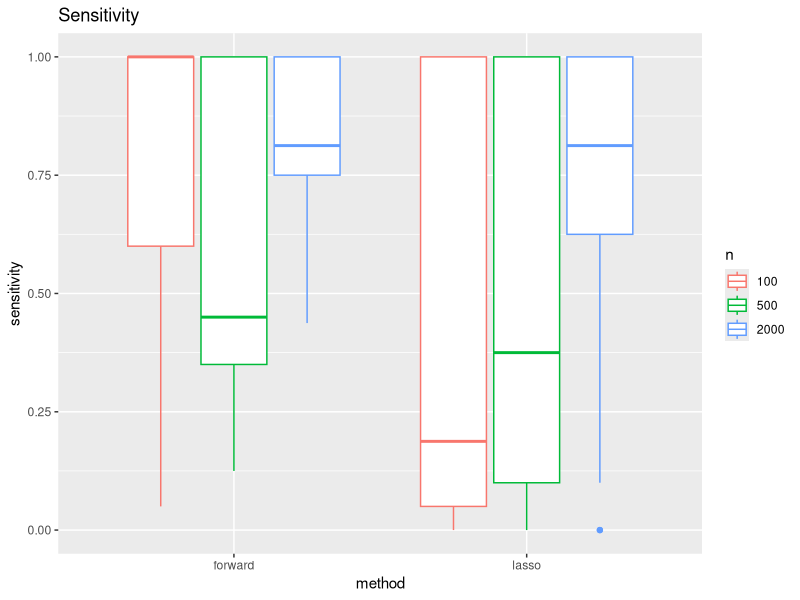
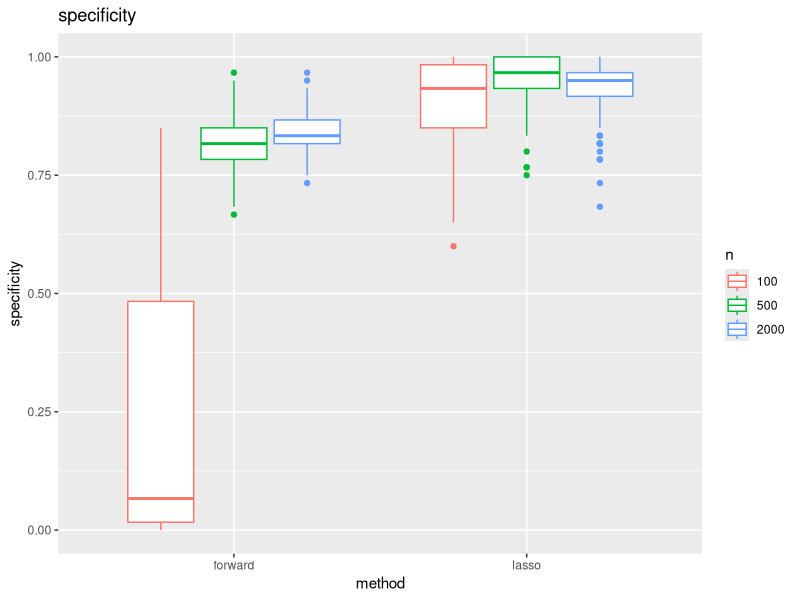
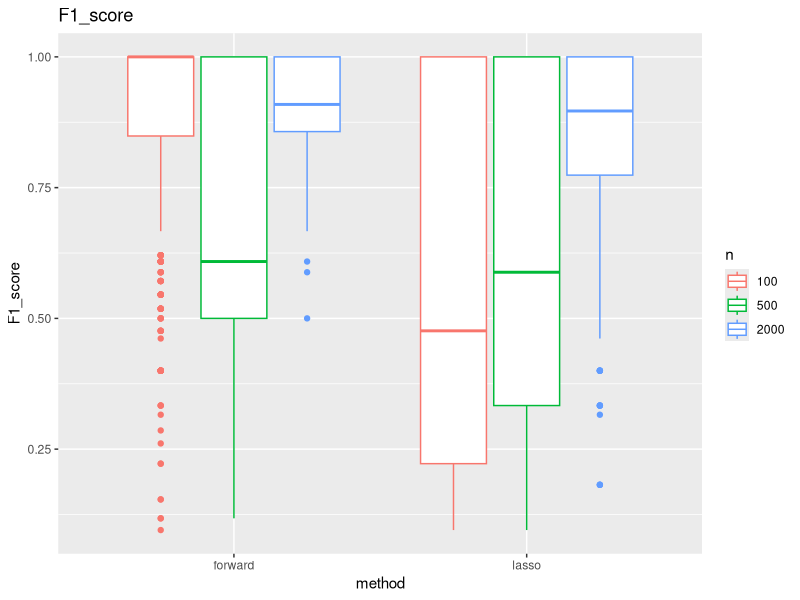
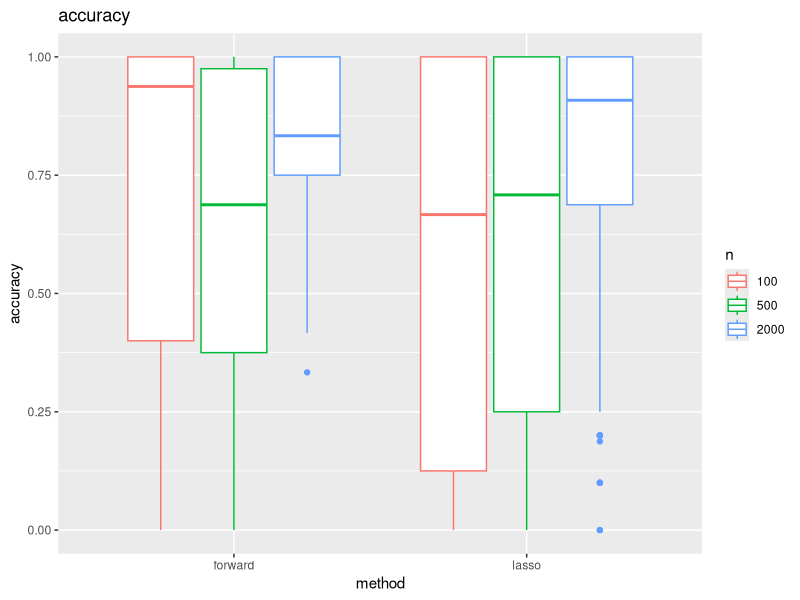
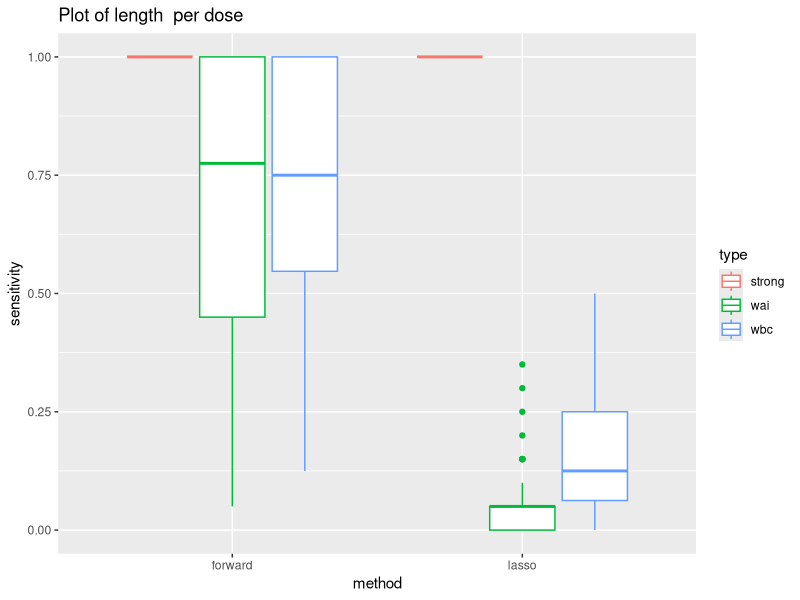
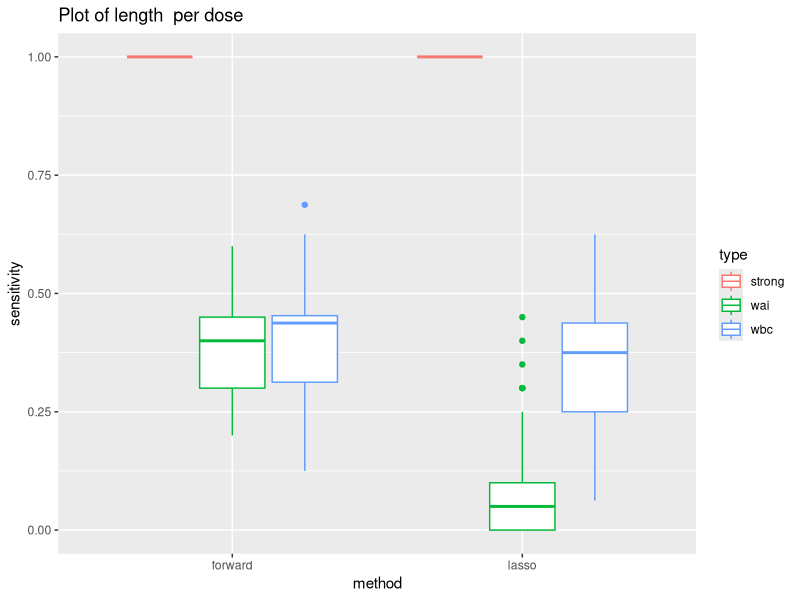
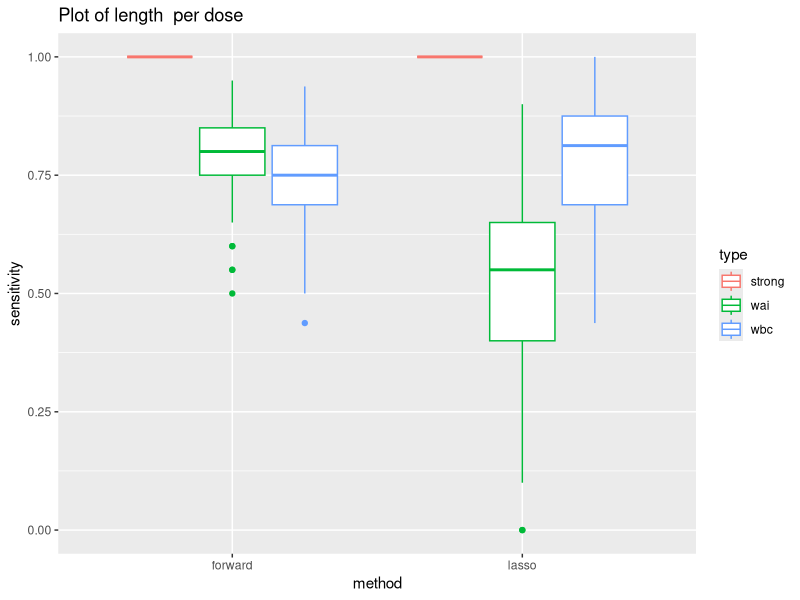
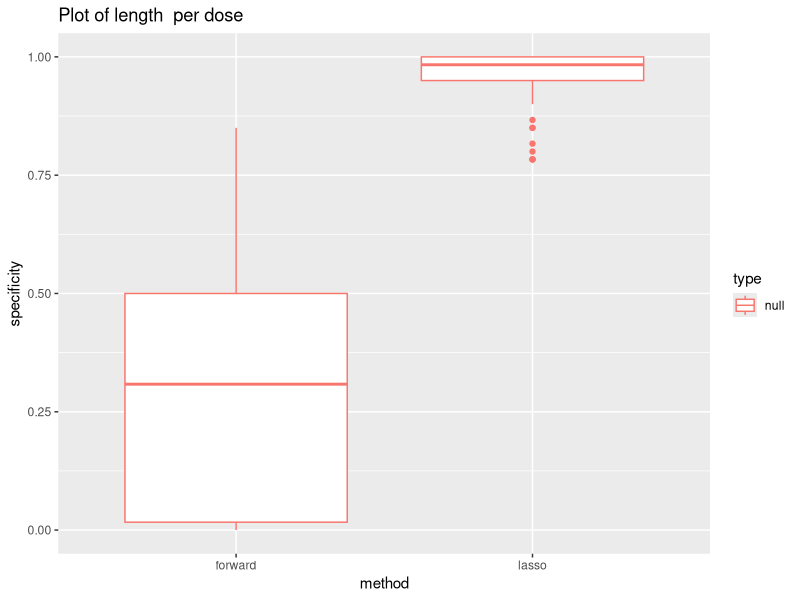

Generate these figures, in order, with R: (Note: this script raises an error after producing the figures.)
## ---- chunk 1
knitr::opts_chunk$set(echo = TRUE)
library(tidyverse)
## ---- chunk 2
# Load parameter data
param_1 = read_csv("parameter_estimate.csv")
param_2 = read_csv("parameter_estimate2.csv")
param_estimate = rbind(param_1, param_2)


# Output identification table
fit_identify_result = 
  param_estimate %>% 
    mutate(
      n = factor(n),
      ratio = factor(ratio),
      notnull = ifelse(type == "null", 0, 1),
      notnull_est = ifelse(abs(estimate) > 0, 1, 0),
      identify =
        case_when(
          notnull == 1 & notnull_est == 1 ~ "TP",
          notnull == 1 & notnull_est == 0 ~ "FN",
          notnull == 0 & notnull_est == 1 ~ "FP",
          notnull == 0 & notnull_est == 0 ~ "TN"
        )
    ) %>% 
    group_by(sim_time, n, p, ratio, method, type) %>% 
    summarize(
      sensitivity = sum(identify == "TP")/(sum(identify == "TP") + sum(identify == "FN")),
      specificity = sum(identify == "TN")/(sum(identify == "TN") + sum(identify == "FP")),
      precision = sum(identify == "TP")/(sum(identify == "TP") + sum(identify == "FP")),
      accuracy = (sum(identify == "TP") + sum(identify == "TN")) /
        (sum(identify == "TP") + sum(identify == "FP") + sum(identify == "TN") + sum(identify == "FN")),
      F1_score = 2 * precision * sensitivity / (precision + sensitivity)
    )

# set beta for first kind of ratio
p = 100
ratio = c(1, 4, 5)
ps = floor(0.4*p*ratio[1]/sum(ratio))
pwbc = floor(0.4*p*ratio[2]/sum(ratio))
pwai = floor(0.4*p*ratio[3]/sum(ratio))
beta = c(rep(20, ps), rep(0.5, pwbc + pwai), rep(0, p - ps - pwbc - pwai))
# Output beta estimation table
fit_beta_result_ratio1 = 
  param_1 %>% 
    mutate(
      n = factor(n),
      ratio = factor(ratio),
      se = (estimate - beta[num])^2
    ) %>% 
    group_by(sim_time, n, p, ratio, method) %>% 
    summarize(
      MSE = mean(se)
    )

# set beta for second kind of ratio
p = 100
ratio = c(3, 3, 4)
ps = floor(0.4*p*ratio[1]/sum(ratio))
pwbc = floor(0.4*p*ratio[2]/sum(ratio))
pwai = floor(0.4*p*ratio[3]/sum(ratio))
beta = c(rep(20, ps), rep(0.5, pwbc + pwai), rep(0, p - ps - pwbc - pwai))
# Output beta estimation table
fit_beta_result_ratio2 = 
  param_2 %>% 
    mutate(
      n = factor(n),
      ratio = factor(ratio),
      se = (estimate - beta[num])^2
    ) %>% 
    group_by(sim_time, n, p, ratio, method, type) %>% 
    summarize(
      MSE = mean(se)
    )
## ---- chunk 3
# compare all signals

# compare sensitivity
ggplot(fit_identify_result %>% filter(ratio == 145), aes(x = method, y = sensitivity, color = n)) + 
  geom_boxplot() +
  theme(legend.position = "right") +
  labs(title = "Sensitivity",x = "method", y = "sensitivity")

# compare specificity
ggplot(fit_identify_result, aes(x = method, y = specificity, color = n)) + 
  geom_boxplot() +
  theme(legend.position = "right") +
  labs(title = "specificity",x = "method", y = "specificity")

# compare f1 score
ggplot(fit_identify_result, aes(x = method, y = F1_score, color = n)) + 
  geom_boxplot() +
  theme(legend.position = "right") +
  labs(title = "F1_score",x = "method", y = "F1_score")

# compare accuracy
ggplot(fit_identify_result, aes(x = method, y = accuracy, color = n)) + 
  geom_boxplot() +
  theme(legend.position = "right") +
  labs(title = "accuracy",x = "method", y = "accuracy")
## ---- chunk 4
# compare different signals

# First ratio
# different n sensitivity
ggplot(fit_identify_result %>% filter(n == 100, ratio == 145), aes(x = method, y = sensitivity, color = type)) + 
  geom_boxplot() +
  theme(legend.position = "right") +
  labs(title = "Plot of length  per dose",x = "method", y = "sensitivity")
ggplot(fit_identify_result %>% filter(n == 500, ratio == 145), aes(x = method, y = sensitivity, color = type)) + 
  geom_boxplot() +
  theme(legend.position = "right") +
  labs(title = "Plot of length  per dose",x = "method", y = "sensitivity")
ggplot(fit_identify_result %>% filter(n == 2000, ratio == 145), aes(x = method, y = sensitivity, color = type)) + 
  geom_boxplot() +
  theme(legend.position = "right") +
  labs(title = "Plot of length  per dose",x = "method", y = "sensitivity")

# different n specificity
ggplot(fit_identify_result %>% filter(n == 100, ratio == 145), aes(x = method, y = specificity, color = type)) + 
  geom_boxplot() +
  theme(legend.position = "right") +
  labs(title = "Plot of length  per dose",x = "method", y = "specificity")
ggplot(fit_identify_result %>% filter(n == 500, ratio == 145), aes(x = method, y = specificity, color = type)) + 
  geom_boxplot() +
  theme(legend.position = "right") +
  labs(title = "Plot of length  per dose",x = "method", y = "specificity")
ggplot(fit_identify_result %>% filter(n == 2000, ratio == 145), aes(x = method, y = specificity, color = type)) + 
  geom_boxplot() +
  theme(legend.position = "right") +
  labs(title = "Plot of length  per dose",x = "method", y = "specificity")

# different n F1-score
ggplot(fit_identify_result %>% filter(n == 100, ratio == 145), aes(x = method, y = F1_score, color = type)) + 
  geom_boxplot() +
  theme(legend.position = "right") +
  labs(title = "Plot of length  per dose",x = "method", y = "F1_score")
ggplot(fit_identify_result %>% filter(n == 500, ratio == 145), aes(x = method, y = F1_score, color = type)) + 
  geom_boxplot() +
  theme(legend.position = "right") +
  labs(title = "Plot of length  per dose",x = "method", y = "F1_score")
ggplot(fit_identify_result %>% filter(n == 2000, ratio == 145), aes(x = method, y = F1_score, color = type)) + 
  geom_boxplot() +
  theme(legend.position = "right") +
  labs(title = "Plot of length  per dose",x = "method", y = "F1_score")

# different n accuracy
ggplot(fit_identify_result %>% filter(n == 100, ratio == 145), aes(x = method, y = accuracy, color = type)) + 
  geom_boxplot() +
  theme(legend.position = "right") +
  labs(title = "Plot of length  per dose",x = "method", y = "accuracy")
ggplot(fit_identify_result %>% filter(n == 500, ratio == 145), aes(x = method, y = accuracy, color = type)) + 
  geom_boxplot() +
  theme(legend.position = "right") +
  labs(title = "Plot of length  per dose",x = "method", y = "accuracy")
ggplot(fit_identify_result %>% filter(n == 2000, ratio == 145), aes(x = method, y = accuracy, color = type)) + 
  geom_boxplot() +
  theme(legend.position = "right") +
  labs(title = "Plot of length  per dose",x = "method", y = "accuracy")


# Second ratio
# different n sensitivity
ggplot(fit_identify_result %>% filter(n == 100, ratio == 334), aes(x = method, y = sensitivity, color = type)) + 
  geom_boxplot() +
  theme(legend.position = "right") +
  labs(title = "Plot of length  per dose",x = "method", y = "sensitivity")
ggplot(fit_identify_result %>% filter(n == 500, ratio == 334), aes(x = method, y = sensitivity, color = type)) + 
  geom_boxplot() +
  theme(legend.position = "right") +
  labs(title = "Plot of length  per dose",x = "method", y = "sensitivity")
ggplot(fit_identify_result %>% filter(n == 2000, ratio == 334), aes(x = method, y = sensitivity, color = type)) + 
  geom_boxplot() +
  theme(legend.position = "right") +
  labs(title = "Plot of length  per dose",x = "method", y = "sensitivity")

# different n specificity
ggplot(fit_identify_result %>% filter(n == 100, ratio == 334), aes(x = method, y = specificity, color = type)) + 
  geom_boxplot() +
  theme(legend.position = "right") +
  labs(title = "Plot of length  per dose",x = "method", y = "specificity")
ggplot(fit_identify_result %>% filter(n == 500, ratio == 334), aes(x = method, y = specificity, color = type)) + 
  geom_boxplot() +
  theme(legend.position = "right") +
  labs(title = "Plot of length  per dose",x = "method", y = "specificity")
ggplot(fit_identify_result %>% filter(n == 2000, ratio == 334), aes(x = method, y = specificity, color = type)) + 
  geom_boxplot() +
  theme(legend.position = "right") +
  labs(title = "Plot of length  per dose",x = "method", y = "specificity")

# different n F1-score
ggplot(fit_identify_result %>% filter(n == 100, ratio == 334), aes(x = method, y = F1_score, color = type)) + 
  geom_boxplot() +
  theme(legend.position = "right") +
  labs(title = "Plot of length  per dose",x = "method", y = "F1_score")
ggplot(fit_identify_result %>% filter(n == 500, ratio == 334), aes(x = method, y = F1_score, color = type)) + 
  geom_boxplot() +
  theme(legend.position = "right") +
  labs(title = "Plot of length  per dose",x = "method", y = "F1_score")
ggplot(fit_identify_result %>% filter(n == 2000, ratio == 334), aes(x = method, y = F1_score, color = type)) + 
  geom_boxplot() +
  theme(legend.position = "right") +
  labs(title = "Plot of length  per dose",x = "method", y = "F1_score")

# different n accuracy
ggplot(fit_identify_result %>% filter(n == 100, ratio == 334), aes(x = method, y = accuracy, color = type)) + 
  geom_boxplot() +
  theme(legend.position = "right") +
  labs(title = "Plot of length  per dose",x = "method", y = "accuracy")
ggplot(fit_identify_result %>% filter(n == 500, ratio == 334), aes(x = method, y = accuracy, color = type)) + 
  geom_boxplot() +
  theme(legend.position = "right") +
  labs(title = "Plot of length  per dose",x = "method", y = "accuracy")
ggplot(fit_identify_result %>% filter(n == 2000, ratio == 334), aes(x = method, y = accuracy, color = type)) + 
  geom_boxplot() +
  theme(legend.position = "right") +
  labs(title = "Plot of length  per dose",x = "method", y = "accuracy")
## ---- chunk 5
# Beta estimation

# MSE of beta for n=100 and ratio 2 
ggplot(fit_beta_result_ratio2 %>% filter(MSE < 1000, n = 100), aes(x = method, y = MSE, color = n)) + 
  geom_boxplot() +
  theme(legend.position = "right") +
  labs(title = "Plot of length  per dose",x = "method", y = "MSE")
